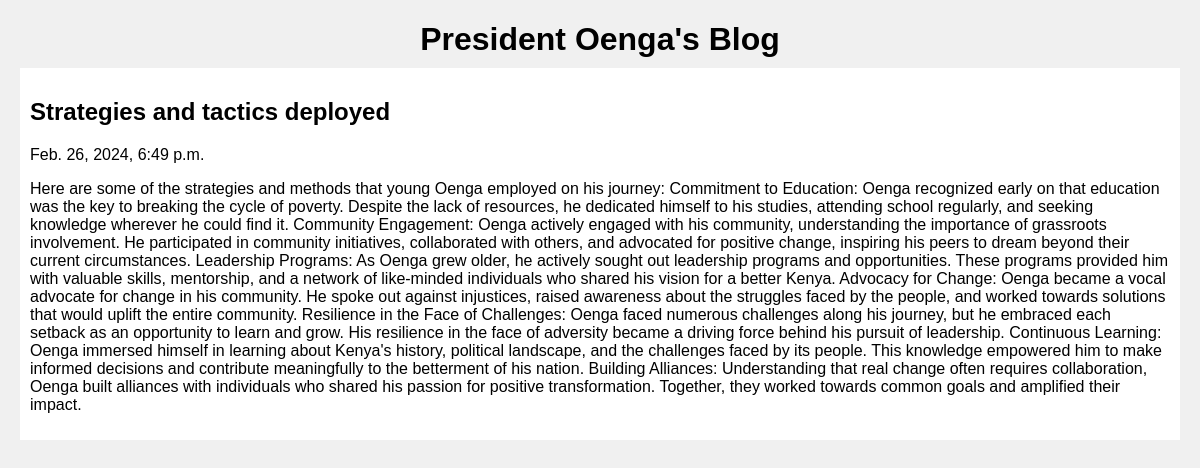
Screenshot of /poster/2 with the database file from the repository.
### Posts/models.py (models this page shows)
class Post(models.Model):
    title = models.CharField(max_length=100)
    created_at = models.DateTimeField(default=datetime.now(), blank=True)
    text = models.CharField(max_length=1000000)

### Posts/views.py (the view)
# urls.py: path("poster/<str:pk>", views.poster, name="poster")
def poster(request, pk):
    posts = Post.objects.get(id=pk)
    return render(request, "posts.html", {'posts': posts})

### templates/posts.html (shortened to what this page needs)
<!DOCTYPE html>
<html lang="en">
<head>
    <h1 class="head">President Oenga's Blog</h1>
</head>
<body>
<section>
    <div>
        <h2>{{posts.title}}</h2>
        <p>{{posts.created_at}}</p>
        <p>{{posts.text}}</p>
    </div>
</section>
</body>
</html>

### templates/posts.html (style rules this page uses)
body { font-family: 'Arial', sans-serif; background-color: #f0f0f0; margin: 20px; }
.head { text-align: center; margin-bottom: 10px; }
section { margin-bottom: 20px; padding: 10px; background-color: #ffffff; }

### rows the page displays
Post: title "Strategies and tactics deployed", created_at "Feb. 26, 2024, 6:49 p.m.", text "Here are some of the strategies and methods that young Oenga employed on his journey: Commitment to Education: Oenga recognized early on that education was the key to breaking the cycle of poverty. Despite the lack of resources, he dedicated himself to his studies, attending school regularly, and seeking knowledge wherever he could find it. Community Engagement: Oenga actively engaged with his community, understanding the importance of grassroots involvement. He participated in community initiatives, collaborated with others, and advocated for positive change, inspiring his peers to dream beyond their current circumstances. Leadership Programs: As Oenga grew older, he actively sought out…"
